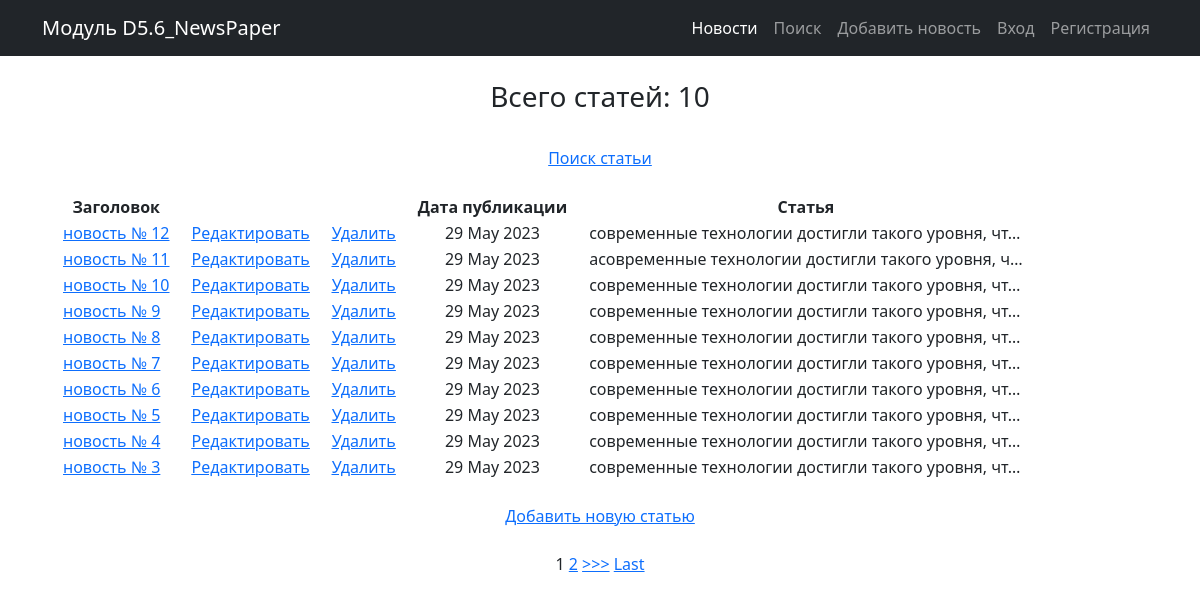
Page /news/ on the committed database.
### news/models.py (models this page shows, shortened)
class Post(models.Model):
    author = models.ForeignKey(Author, on_delete=models.CASCADE)
    NEWS = 'NW'
    ARTICLE = 'AR'
    CATEGORY_CHOICES = (
        (NEWS, 'Новость'),
        (ARTICLE, 'Статья')
    )
    categoryType = models.CharField(max_length=2, choices=CATEGORY_CHOICES, default=ARTICLE)
    dateCreation = models.DateTimeField(auto_now_add=True)
    postCategory = models.ManyToManyField(Category, through='PostCategory')
    title = models.CharField(max_length=128)
    text = models.TextField()
    rating = models.SmallIntegerField(default=0)

### news/views.py (the view)
# urls.py: path('', NewsList.as_view()), # т.к. сам по себе это класс, то нам надо представить этот класс в виде view.
class NewsList(ListView):
    model = Post  # указываем модель, объекты которой мы будем выводить
    template_name = 'news.html'  # указываем имя шаблона, в котором будет лежать HTML,
    context_object_name = 'news'  # это имя списка, в котором будут лежать все объекты,
    ordering = ['-dateCreation'] # сортировка по дате публикации, сначала более новые /  queryset = Post.objects.order_by('-dateCreation')
    paginate_by = 10 # поставим постраничный вывод в один элемент

### news/templatetags/custom_filters.py (called while the page is built)
@register.filter(name='censor') # регистрируем наш фильтр под именем censor,
def censor(censor_text): # первый аргумент здесь — это то значение, к которому надо применить фильтр,
    for word in censor_words:
        censor_text = censor_text.lower().replace(word.lower(), '*censor*')  # переводим в строчные буквы, заменяем на *censor*
    return censor_text # возвращаемое функцией значение — это то значение, которое подставится к нам в шаблон

### templates/news.html (shortened to what this page needs)
{% extends 'flatpages/default.html' %}
{% load custom_filters %}
{% block content %}
    <br>
    <h3> Всего статей: {{ news|length }} </h3>
    <br>
    {% if news %}
        <a href="{% url 'post_search' %}"> Поиск статьи</a>
        <br>
        <br>
        <table style="border-collapse: separate; border-spacing: 20px 0;">
            <tr>
                <td><strong>Заголовок</strong></td>
                <td></td>
                <td></td>
                <td><strong>Дата публикации</strong></td>
                <td><strong>Статья</strong></td>
            </tr>
            {% for post in news %}
                <tr>
                    <td class="text-start">
                        <a href="{% url 'post_detail' post.id %}"> {{ post.title|censor|truncatechars:30  }}</a>
                    </td>
                    <td>
                        <a href="{% url 'post_update' post.id %}"><u>Редактировать</u></a>
                    </td>
                    <td>
                        <a href="{% url 'post_delete' post.id %}"><u> Удалить </u></a>
                    </td>
                    <td> {{ post.dateCreation|date:'d M Y' }} </td>
                    <td class="text-start"> {{ post.text|censor|truncatechars:50 }} </td>
                </tr>
            {% endfor %}
        </table>
        {% else %}
            <br>
            <h2>Статей нет!</h2>
    {% endif %}
    <br>
    <a href="{% url 'post_create' %}">Добавить новую статью</a> <br><br>
    {% if is_paginated %}
        {% for num in page_obj.paginator.page_range %}
            {% if page_obj.number == num %}
                <a>{{ num }}</a>
            {% elif num > page_obj.number|add:'-3' and num < page_obj.number|add:'3' %}
                <a href="?page={{ num }}">{{ num }}</a>
            {% endif %}
        {% endfor %}
        {% if page_obj.has_next %}
            <a href="?page={{ page_obj.next_page_number }}">>>></a>
            <a href="?page={{ page_obj.paginator.num_pages }}">Last</a>
        {% endif %}
    {% endif %}
{% endblock content %}

### templates/flatpages/default.html (shortened to what this page needs)
{% load static %}
<!DOCTYPE html>
<html lang="en">
    <head>
        <link href="{% static 'css/styles.css' %}" rel="stylesheet" />
    </head>
    <body>
        <nav class="navbar navbar-expand-lg navbar-dark bg-dark">
            <div class="container">
                <a class="navbar-brand" href="/news/">Модуль D5.6_NewsPaper</a>
                <div class="collapse navbar-collapse" id="navbarSupportedContent">
                    <ul class="navbar-nav ms-auto mb-2 mb-lg-0">
                        <li class="nav-item"><a class="nav-link active" aria-current="page" href="/news/">Новости</a></li>
                        <li class="nav-item"><a class="nav-link" aria-current="page" href="/news/search">Поиск</a>
                        <li class="nav-item"><a class="nav-link" aria-current="page" href="/news/add">Добавить новость</a></li>
                        {% if user.is_authenticated %}
                            <li class="nav-item"><a class="nav-link" aria-current="page" href="/sign/logout/">Выход</a></li>
                        {% else %}
                            <li class="nav-item"><a class="nav-link" aria-current="page" href="/sign/login/">Вход</a></li>
                            <li class="nav-item"><a class="nav-link" aria-current="page" href="/sign/signup/">Регистрация</a></li>
                        {% endif %}
                    </ul>
                </div>
            </div>
        </nav>
        <div class="container">
                <div class="row">
                    <div class="col-lg-12 text-center">
                        {% block content %}{% endblock content %}
                    </div>
                </div>
        </div>
    </body>
</html>

### rows in the picture
Post: title|censor "новость № 12", dateCreation "29 May 2023", text|censor "современные технологии достигли такого уровня, чт…"
Post: title|censor "новость № 11", dateCreation "29 May 2023", text|censor "асовременные технологии достигли такого уровня, ч…"
Post: title|censor "новость № 10", dateCreation "29 May 2023", text|censor "современные технологии достигли такого уровня, чт…"
Post: title|censor "новость № 9", dateCreation "29 May 2023", text|censor "современные технологии достигли такого уровня, чт…"
Post: title|censor "новость № 8", dateCreation "29 May 2023", text|censor "современные технологии достигли такого уровня, чт…"
Post: title|censor "новость № 7", dateCreation "29 May 2023", text|censor "современные технологии достигли такого уровня, чт…"
Post: title|censor "новость № 6", dateCreation "29 May 2023", text|censor "современные технологии достигли такого уровня, чт…"
Post: title|censor "новость № 5", dateCreation "29 May 2023", text|censor "современные технологии достигли такого уровня, чт…"
Post: title|censor "новость № 4", dateCreation "29 May 2023", text|censor "современные технологии достигли такого уровня, чт…"
Post: title|censor "новость № 3", dateCreation "29 May 2023", text|censor "современные технологии достигли такого уровня, чт…"

### other values in the picture
{{ news|length }} "10"
{{ num }} "1"
{{ num }} "2"
